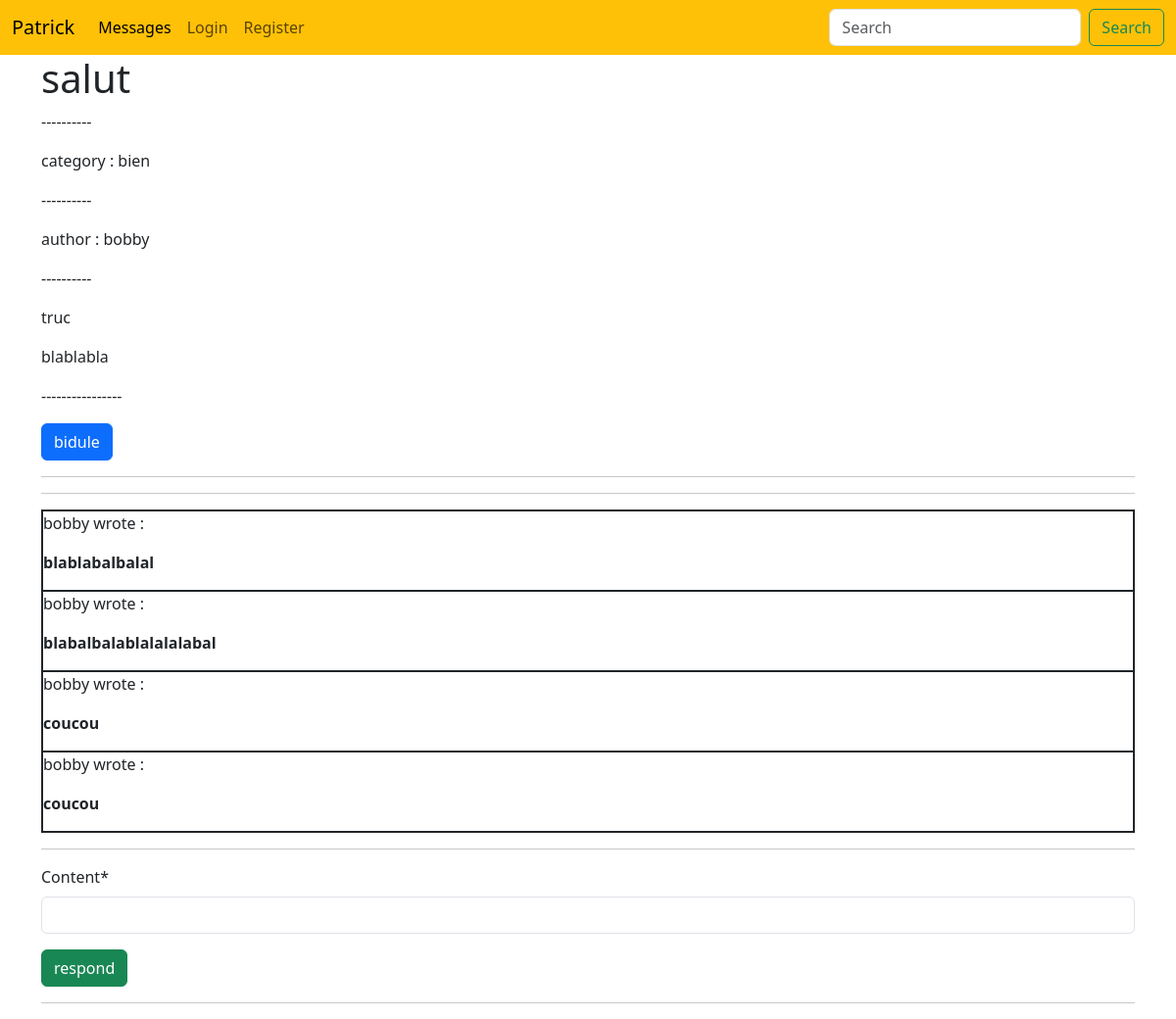
The app's page /website/messages/1 with its own data.
### website/models.py (models this page shows, shortened)
class Message(models.Model):
    title = models.CharField(max_length=255)
    content = models.CharField(max_length=1000)
    author = models.ForeignKey(User, null=False, on_delete=models.CASCADE, default="missing_author")
    category = models.ForeignKey(Category, null=True, on_delete=models.SET_NULL)

class Category(models.Model):
    name = models.CharField(max_length=200)

class User(AbstractUser):
    username = models.CharField(max_length=100, unique=True)
    USERNAME_FIELD = 'username'

class Response(models.Model):
    content = models.CharField(max_length=900)
    message = models.ForeignKey(Message, on_delete=models.CASCADE)
    author = models.ForeignKey(User, on_delete=models.CASCADE, null=False, default="missing_author")

### website/views.py (the view)
# urls.py: path('messages/<str:id>', views.show_message, name='show_message'),
def show_message(request, id):
    message = Message.objects.get(id=id)
    responseForm = ResponseForm()
    return render(request, 'website/show.html', {"message": message, "responseForm": responseForm})

### website/forms.py
class ResponseForm(ModelForm):
    class Meta:
        model = Response
        fields = ['content']

### website/templates/website/show.html (shortened to what this page needs)
{% extends 'website/base.html' %}
{% block content %}
{% load crispy_forms_tags %}
<h1>salut</h1>
<p>----------</p>
    <p>category : {{ message.category.name }}</p>
<p>----------</p>
    <p>author : {{ message.author.username }}</p>
<p>----------</p>
    <p>{{ message.title }}</p>
   <p>{{ message.content }}</p>
<p>----------------</p>
<a class="btn btn-primary" href="{% url 'home_bidule' %}">bidule</a>
    <hr>
    <hr>
    <div class="border border-dark">
    {% for response in message.response_set.all %}
        <div class="border border-dark">
        <p>{{ response.author.username }} wrote : </p>
            <p><strong>{{ response.content }}</strong></p>
        </div>
    {% endfor %}
    </div>
    <hr>
    <form action="{% url 'response_message' message.id %}" method="post" class="form">
        {{ responseForm|crispy }}
        <button type="submit" class="btn btn-success">respond</button>
    </form>
    <hr>
{% endblock %}

### records on screen
Message: category.name "bien", author.username "bobby", title "truc", content "blablabla"
Response: author.username "bobby", content "blablabalbalal"
Response: author.username "bobby", content "blabalbalablalalalabal"
Response: author.username "bobby", content "coucou"
Response: author.username "bobby", content "coucou"
